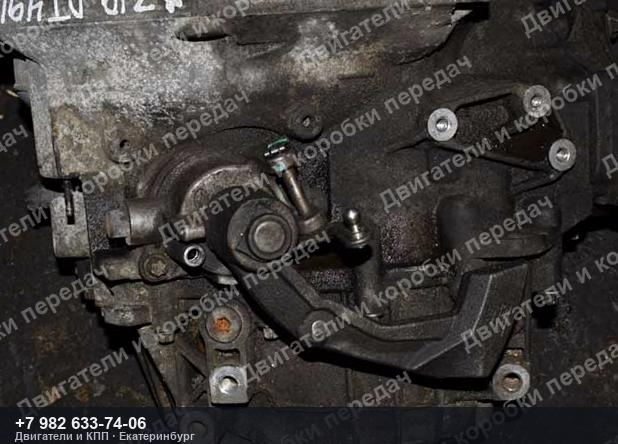
#> input picture photos/big/dk205099_1.jpg, 618 x 444 px, given in place of 00083874_1.jpg, which was not available
$ python wm_test.py out.png
#> lines starting #> are read from the running program, lines starting #| are printed output that depends on the picture; pictures that were not available may be replaced by others from this repository, and a replacement may not be noted
### photo_tools.py
# -*- coding: utf-8 -*-
"""Обработка фото: зеркало, обрезка, поворот, контраст, плашка с телефоном."""
from PIL import Image, ImageDraw, ImageFont, ImageEnhance

PHONE = "+7 982 025-28-92"
SITE = "Двигатели и КПП · Екатеринбург"
FONT = "/System/Library/Fonts/Supplemental/Arial Bold.ttf"

MIRROR = False     # зеркало отключено: патрубки и разъёмы должны быть на своих местах
CROP = 0.18        # сколько срезать по краям
ANGLE = 3.0        # поворот, градусы
CONTRAST = 1.06    # лёгкий сдвиг контраста
SATURATION = 0.94

WM_TEXT = "Двигатели и коробки передач"
WM_OPACITY = 72    # плотность диагонального знака (0-255)
WM_ANGLE = 30


def process(path, size=1000, watermark="bar"):
#> called with path = 'photos/orig/00083874_1.jpg', size = 1000, watermark = 'bar'
    im = Image.open(path).convert("RGB")
#> im is the input picture: PIL image 618x444 RGB; mean R, G, B 61.5, 58.3, 56.3
    if MIRROR:
        im = im.transpose(Image.FLIP_LEFT_RIGHT)
    w, h = im.size
#> w = 618; h = 444
    dx, dy = int(w * CROP / 2), int(h * CROP / 2)
#> dx = 55; dy = 39
    im = im.crop((dx, dy, w - dx, h - dy))
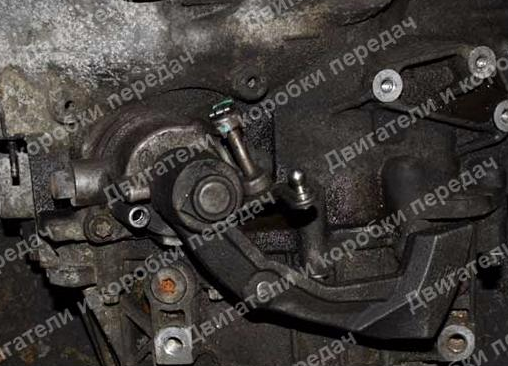
#> im: PIL image 508x366 RGB; mean R, G, B 65, 61.1, 58.1
    im = im.rotate(ANGLE, resample=Image.BICUBIC, expand=False)
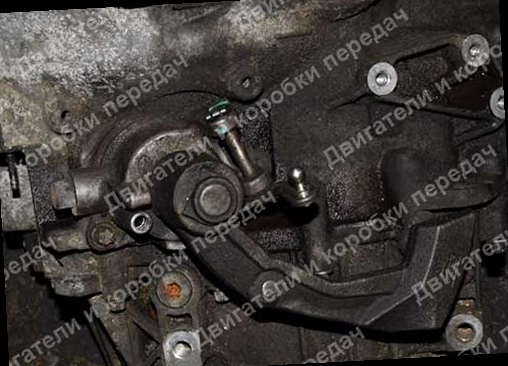
#> im: PIL image 508x366 RGB; mean R, G, B 63, 59.2, 56.3
    w, h = im.size
#> w = 508; h = 366
    m = int(min(w, h) * 0.04)          # срезаем пустые углы после поворота
#> m = 14
    im = im.crop((m, m, w - m, h - m))
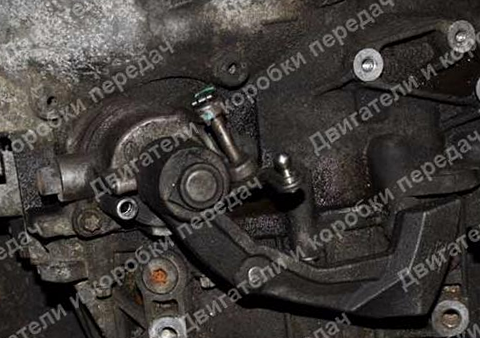
#> im: PIL image 480x338 RGB; mean R, G, B 64.5, 60.6, 57.6
    im = ImageEnhance.Contrast(im).enhance(CONTRAST)
    im = ImageEnhance.Color(im).enhance(SATURATION)
    im.thumbnail((size, size), Image.LANCZOS)
    if watermark:
        im = tiled(im)
        im = stamp(im, watermark)
    return im


def tiled(im, opacity=WM_OPACITY, angle=WM_ANGLE, scale=0.055):
    """Диагональный повтор надписи — его не отрезать, как плашку."""
#> called with opacity = 72, angle = 30, scale = 0.055
    w, h = im.size
#> w = 480; h = 338
    f = ImageFont.truetype(FONT, max(14, int(h * scale)))
    tile = Image.new("RGBA", (int(w * 1.8), int(h * 1.8)), (0, 0, 0, 0))
#> tile: PIL image 864x608 RGBA; every value is 0
    d = ImageDraw.Draw(tile)
    tw = d.textlength(WM_TEXT, font=f)
#> tw = 288
    step_x, step_y = int(tw + w * 0.10), int(f.size * 3.4)
#> step_x = 335; step_y = 61
    for y in range(0, tile.height, step_y):
        offset = 0 if (y // step_y) % 2 == 0 else step_x // 2
        for x in range(-step_x, tile.width, step_x):
            d.text((x + offset, y), WM_TEXT, font=f, fill=(255, 255, 255, opacity))
#> this loop made 10 passes
#> offset on passes 1 to 10: 0, 167, 0, 167, 0, 167, 0, 167, 0, 167
    tile = tile.rotate(angle, resample=Image.BICUBIC)
    left, top = (tile.width - w) // 2, (tile.height - h) // 2
#> left = 192; top = 135
    return Image.alpha_composite(
        im.convert("RGBA"), tile.crop((left, top, left + w, top + h))).convert("RGB")
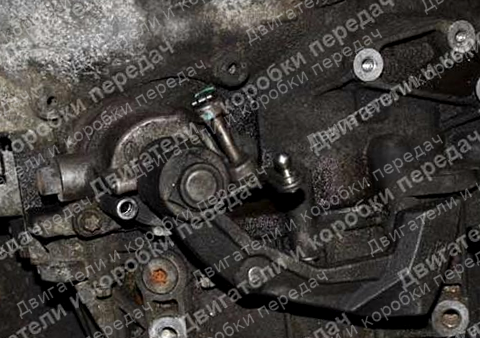
#> returned value: PIL image 480x338 RGB; mean R, G, B 66.7, 63.5, 60.4


def stamp(im, kind="bar"):
#> called with kind = 'bar'
    w, h = im.size
#> w = 480; h = 338
    layer = Image.new("RGBA", im.size, (0, 0, 0, 0))
#> layer: PIL image 480x338 RGBA; every value is 0
    d = ImageDraw.Draw(layer)
    if kind == "corner":
        f = ImageFont.truetype(FONT, max(15, int(h * 0.040)))
        tw = d.textlength(PHONE, font=f)
        pad = int(h * 0.018)
        x0, y0 = w - tw - pad * 3, h - f.size - pad * 3
        d.rounded_rectangle([x0, y0, w - pad, h - pad], radius=pad, fill=(232, 68, 42, 220))
        d.text((x0 + pad, y0 + pad), PHONE, font=f, fill=(255, 255, 255, 255))
    else:
        bar_h = max(34, int(h * 0.085))
#> bar_h = 34
        d.rectangle([0, h - bar_h, w, h], fill=(15, 18, 26, 190))
        f_big = ImageFont.truetype(FONT, int(bar_h * 0.46))
        f_small = ImageFont.truetype(FONT, int(bar_h * 0.30))
        d.text((int(w * 0.025), h - bar_h + bar_h * 0.16), PHONE, font=f_big, fill=(255, 255, 255, 235))
        d.text((int(w * 0.025), h - bar_h + bar_h * 0.62), SITE, font=f_small, fill=(200, 206, 220, 220))
    return Image.alpha_composite(im.convert("RGBA"), layer).convert("RGB")
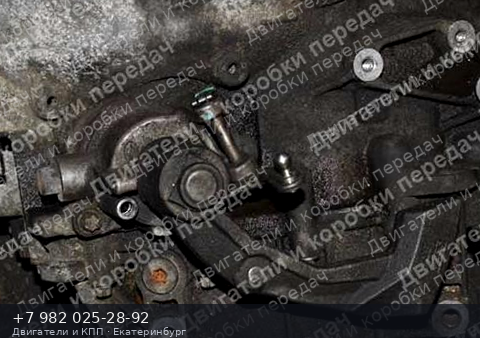
#> returned value: PIL image 480x338 RGB; mean R, G, B 64.4, 61.7, 59.4

### wm_test.py
# -*- coding: utf-8 -*-
"""Диагональный водяной знак разной насыщенности."""
from PIL import Image, ImageDraw, ImageFont
import sys, os
from photo_tools import process, FONT

TEXT = "Двигатели и коробки передач"
OUT = sys.argv[1]


def tiled(im, opacity, angle=30, scale=0.055):
    w, h = im.size
    f = ImageFont.truetype(FONT, max(14, int(h * scale)))
    tile = Image.new("RGBA", (int(w * 1.8), int(h * 1.8)), (0, 0, 0, 0))
    d = ImageDraw.Draw(tile)
    tw = d.textlength(TEXT, font=f)
    step_x, step_y = int(tw + w * 0.10), int(f.size * 3.4)
    for y in range(0, tile.height, step_y):
        offset = 0 if (y // step_y) % 2 == 0 else step_x // 2
        for x in range(-step_x, tile.width, step_x):
            d.text((x + offset, y), TEXT, font=f, fill=(255, 255, 255, opacity))
    tile = tile.rotate(angle, resample=Image.BICUBIC)
    left = (tile.width - w) // 2
    top = (tile.height - h) // 2
    return Image.alpha_composite(im.convert("RGBA"), tile.crop((left, top, left + w, top + h))).convert("RGB")


src = "photos/orig/00083874_1.jpg"
base = process(src, watermark="bar")
base.save(os.path.join(OUT, "wm-0-bez.jpg"), quality=84)
for name, op in [("wm-1-slabyy-10", 26), ("wm-2-sredniy-18", 46), ("wm-3-plotnyy-28", 72)]:
    tiled(base, op).save(os.path.join(OUT, name + ".jpg"), quality=84)
    print(name, f"{os.path.getsize(os.path.join(OUT, name + '.jpg'))/1024:.0f} КБ")

$ run again, on photos/big/dk234443_2.jpg
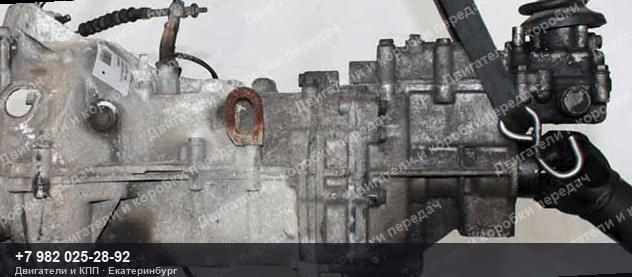
#> input picture photos/big/dk234443_2.jpg, 632 x 277 px, given in place of 00083874_1.jpg, which was not available
#> in process, im is the input picture: PIL image 632x277 RGB; mean R, G, B 124.4, 122.8, 122.4
#> in process, `im = im.crop((m, m, w - m, h - m))`:
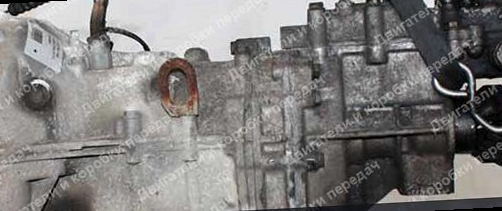
#> im: PIL image 502x211 RGB; mean R, G, B 126.6, 124.6, 123.3
#> in tiled, `tw = d.textlength(WM_TEXT, font=f)`: tw = 223.9
#> in tiled, `step_x, step_y = int(tw + w * 0.10), int(f.size * 3.4)`: step_x = 274; step_y = 47
#> the loop in tiled, `for y in range(0, tile.height, step_y):` made 9 passes
#> offset on passes 1 to 8: 0, 137, 0, 137, 0, 137, 0, 137
#> layer: PIL image 502x211 RGBA; every value is 0
#> in stamp, `return Image.alpha_composite(im.convert("RGBA"), layer).convert("RGB")`:
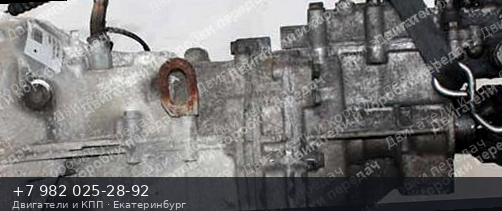
#> returned value: PIL image 502x211 RGB; mean R, G, B 115.9, 114.8, 114.7

$ run again, on photos/big/dk331393_1.jpg
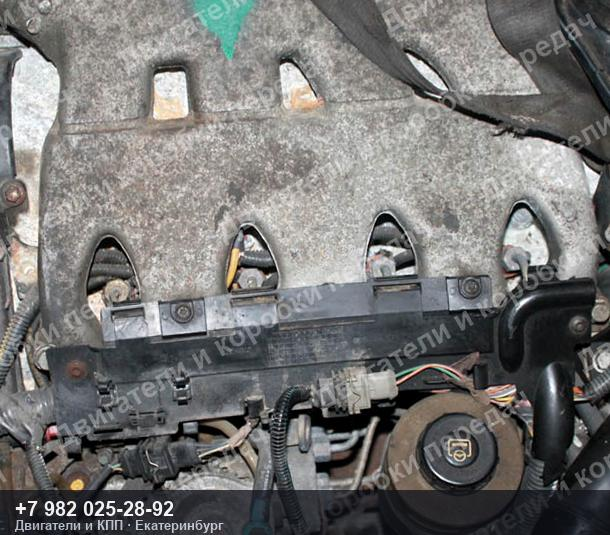
#> input picture photos/big/dk331393_1.jpg, 610 x 535 px, given in place of 00083874_1.jpg, which was not available
#> in process, im is the input picture: PIL image 610x535 RGB; mean R, G, B 117.5, 117, 115.8
#> in process, `im = im.crop((m, m, w - m, h - m))`:
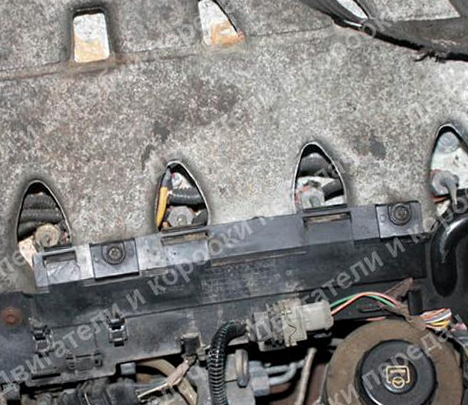
#> im: PIL image 468x405 RGB; mean R, G, B 128.2, 126.8, 125.2
#> in tiled, `tw = d.textlength(WM_TEXT, font=f)`: tw = 351.9
#> in tiled, `step_x, step_y = int(tw + w * 0.10), int(f.size * 3.4)`: step_x = 398; step_y = 74
#> the loop in tiled, `for y in range(0, tile.height, step_y):` made 10 passes
#> offset on passes 1 to 8: 0, 199, 0, 199, 0, 199, 0, 199
#> layer: PIL image 468x405 RGBA; every value is 0
#> in stamp, `return Image.alpha_composite(im.convert("RGBA"), layer).convert("RGB")`:
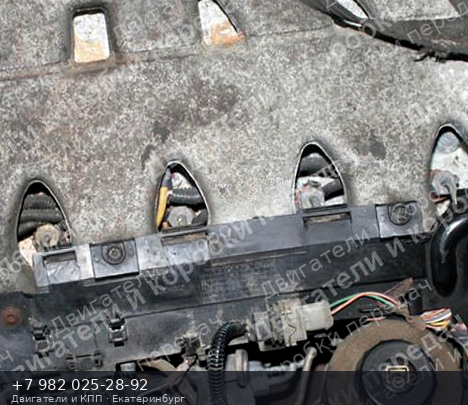
#> returned value: PIL image 468x405 RGB; mean R, G, B 125.3, 124.4, 123.3
